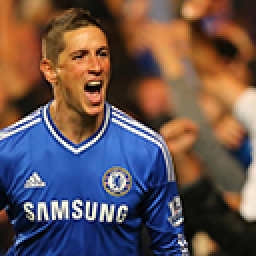
%> input picture MSc Labs/TS/code/torres.jpg, 128 x 128 px (shown 2 times larger)
$ octave Part5.m   (GNU Octave 9; MATLAB toolbox functions it lacks are replaced by stand-ins)
%> lines starting %> are read from the running program, lines starting %| are printed output that depends on the picture
### MSc Labs/TS/code/inverseFiltering.m
function restored_im = inverseFiltering(degrade_im,H)
[width,height] = size(degrade_im);
N = size(H,1);

H_padding = zeros(width,height);
H_padding(1:N,1:N) = H; % padding the distortion matrix with zeros
H_padding_fft = fft2(H_padding);
degrade_im_fft = fft2(degrade_im);

% Inverse Filtering
restored_im_fft = degrade_im_fft ./ H_padding_fft;
restored_im = ifft2(restored_im_fft);
end

### MSc Labs/TS/code/pseudoinverseFiltering.m
function restored_im = pseudoinverseFiltering(degrade_im,H,threshold)
[width,height] = size(degrade_im);
N = size(H,1);

H_padding = zeros(width,height);
H_padding(1:N,1:N) = H; % padding the distortion matrix with zeros
H_padding_fft = fft2(H_padding);
degrade_im_fft = fft2(degrade_im);

% Pseudoinverse Filtering
restored_im_fft = degrade_im_fft ./ H_padding_fft;
restored_im_fft(abs(H_padding_fft) < threshold) = 0; % Thresholding
restored_im = ifft2(restored_im_fft);
end

### MSc Labs/TS/code/wienerFiltering.m
function restored_im = wienerFiltering(degrade_im,H,noise_pow)
[width,height] = size(degrade_im);
N = size(H,1);

H_padding = zeros(width,height);
H_padding(1:N,1:N) = H; % padding the distortion matrix with zeros
H_padding_fft = fft2(H_padding);
degrade_im_fft = fft2(degrade_im);

pow_im = abs(degrade_im_fft).^2; % Power Spectrum of degrade image

W = (pow_im .* conj(H_padding_fft)) ./ (pow_im .* abs(H_padding_fft).^2 + noise_pow); % Wiener Filter
restored_im_fft = W .* degrade_im_fft;
restored_im = ifft2(restored_im_fft);
end

### MSc Labs/TS/code/Part5.m
clc
clear all
close all

im = im2double(imread('torres.jpg'));
im = im2gray(im);
%> im: size 128x128 double
[width,height] = size(im);
%> width = 128; height = 128
figure();
subplot(1,3,1);
imshow(im); title('Original Image');

% Distortion Matrix (Moion Blur)
N = 5;
H=fspecial('gaussian',[7 7],1); % Gaussian Filter
degrade_im = imfilter(im, H, 'conv', 'circular'); % circular convolution
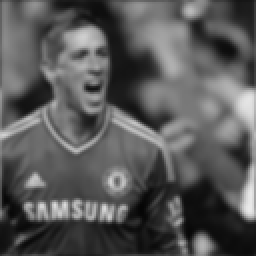
%> degrade_im: size 128x128 double (shown 2 times larger); min 0.0201, max 0.917, mean 0.349
subplot(1,3,2);
imshow(degrade_im); title({'Degraded Image (Noiseless)'; '7x7 Gaussian blur (\sigma^2=1)'});

BSNR_dB = 20;
BSNR = 10^(BSNR_dB/10);
degrade_im_mean = mean(mean(degrade_im));
%> degrade_im_mean = 0.349
sigma_2 = sum(sum((degrade_im - degrade_im_mean).^2)) / (width*height) / BSNR;
%> sigma_2 = 0.000343
n = sqrt(sigma_2) * randn(width,height);
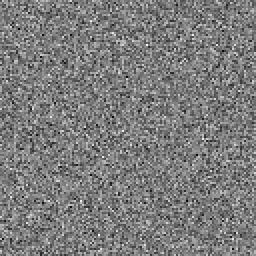
%> n: size 128x128 double (shown 2 times larger); min -0.0696, max 0.0722, mean -0.000192; drawn with min black and max white
degrade_im_noise = degrade_im + n;
subplot(1,3,3);
imshow(degrade_im_noise); title({'Degraded Image (Noisy)'; '7x7 Gaussian blur (\sigma^2=1) | BSNR=20dB'});


%% Inverse Filtering
restored_im = inverseFiltering(degrade_im, H);
%> in inverseFiltering, `H_padding(1:N,1:N) = H;`:
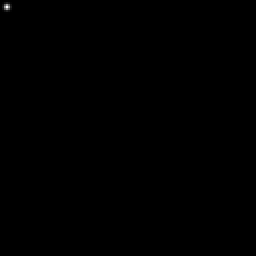
%> H_padding: size 128x128 double (shown 2 times larger); min 0, max 0.159, mean 6.1e-05; drawn with min black and max white
restored_im_noise = inverseFiltering(degrade_im_noise, H);

figure();
subplot(1,2,1);imshow(restored_im); title('Restored Image (Noiseless)');
subplot(1,2,2);imshow(restored_im_noise); title('Restored Image (Noisy)');

% Psedoinverse Filtering
threshold = 1E-3;
restored_im_noise = pseudoinverseFiltering(degrade_im_noise, H, threshold);
%> in pseudoinverseFiltering, `restored_im = ifft2(restored_im_fft);`:
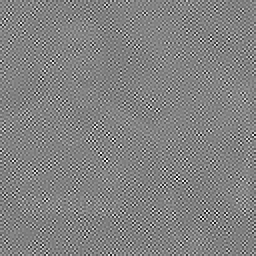
%> restored_im: size 128x128 double (shown 2 times larger); min -12.42, max 12.52, mean 0.349; drawn with min black and max white
figure();
subplot(1,2,1);imshow(restored_im_noise); title('Restored Image with a threshold of 10^-^3');
%> after `imshow(restored_im_noise)`:
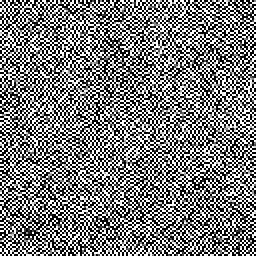
%> displayed picture: size 128x128, on the screen's scale of 0 to 255 (shown 2 times larger); min 0, max 255, mean 123

threshold = 1E-1;
restored_im_noise = pseudoinverseFiltering(degrade_im_noise, H, threshold);
subplot(1,2,2);imshow(restored_im_noise); title('Restored Image with a threshold of 10^-^1');
%> after `imshow(restored_im_noise)`:
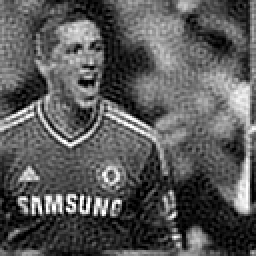
%> displayed picture: size 128x128, on the screen's scale of 0 to 255 (shown 2 times larger); min 0, max 255, mean 89

%% Wiener Filtering
restored_im = wienerFiltering(degrade_im, H, sigma_2);
%> in wienerFiltering, `restored_im = ifft2(restored_im_fft);`:
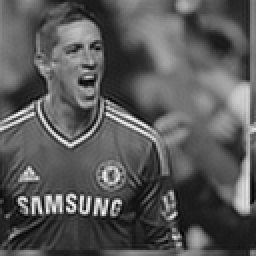
%> restored_im: size 128x128 double (shown 2 times larger); min -0.0756, max 1.13, mean 0.349; drawn with min black and max white
figure();
imshow(restored_im); title({'Restored Image by Wiener Filter';'7x7 Gaussian blur (\sigma^2=1) | BSNR=20dB'});

$ run again, with MSc Labs/TS/code/img3.jpg copied over MSc Labs/TS/code/torres.jpg
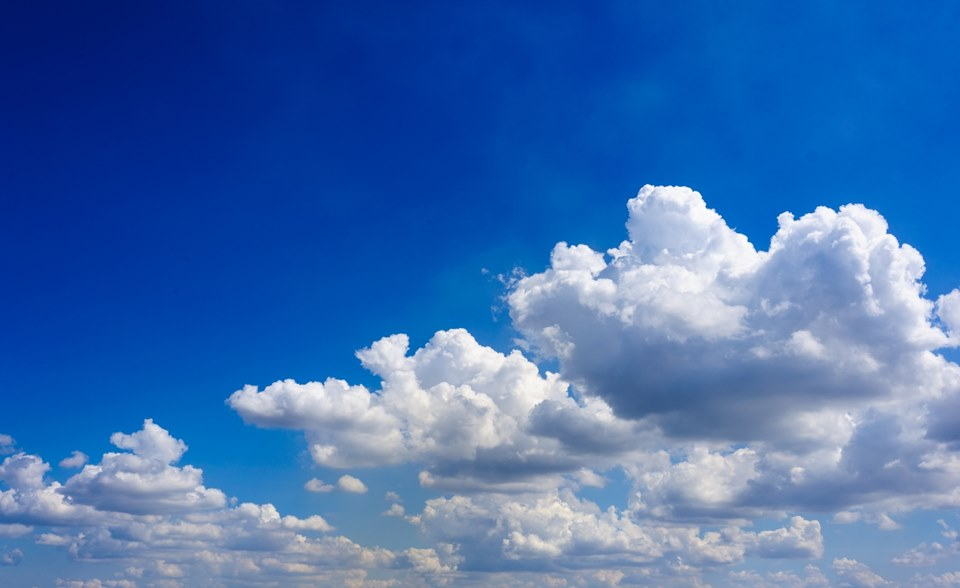
%> input picture MSc Labs/TS/code/img3.jpg, 960 x 588 px
%> `im = im2gray(im);`:
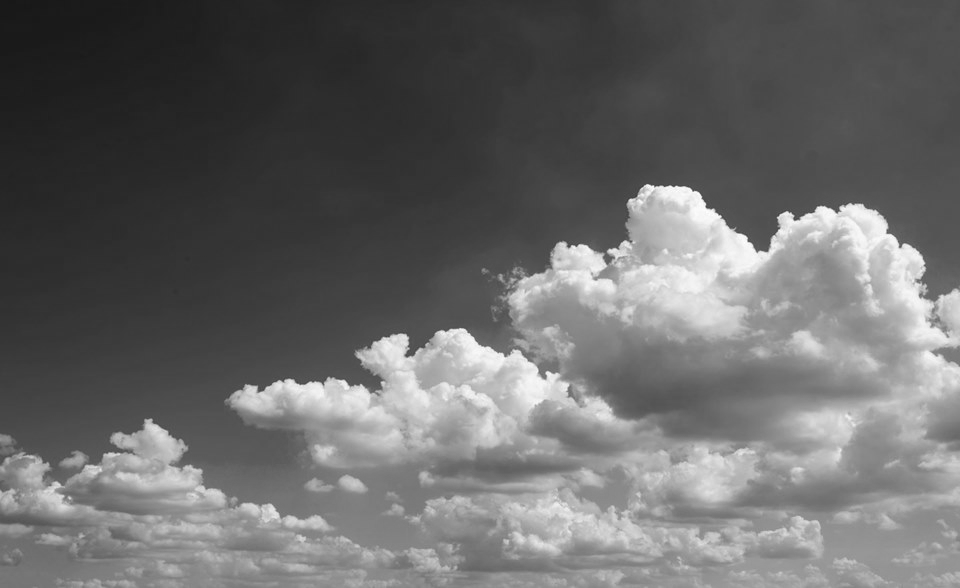
%> im: size 588x960 double; min 0.0976, max 1, mean 0.411
%> degrade_im_mean = 0.411
%> sigma_2 = 0.000478
%> in wienerFiltering, `restored_im = ifft2(restored_im_fft);`:
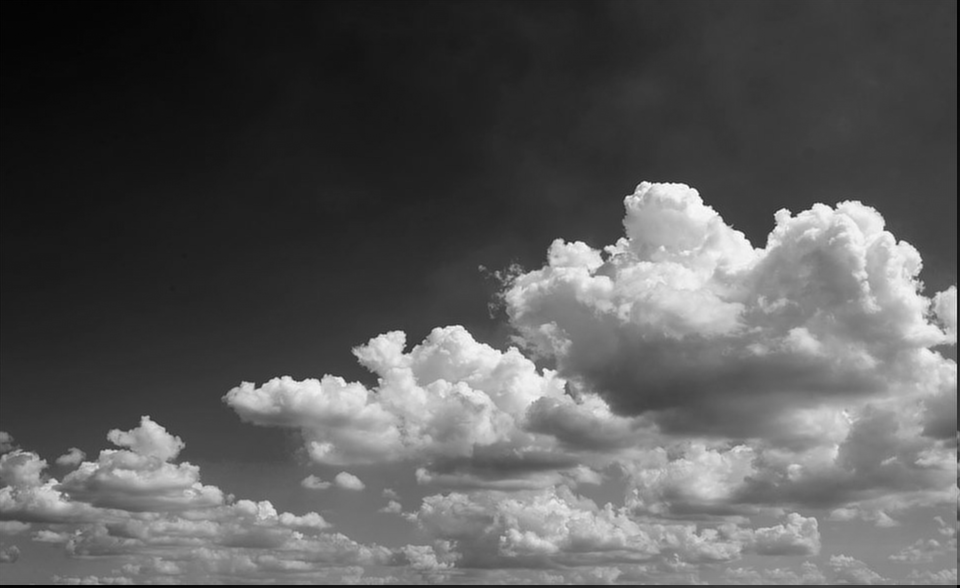
%> restored_im: size 588x960 double; min 0.0854, max 1.01, mean 0.411; drawn with min black and max white
